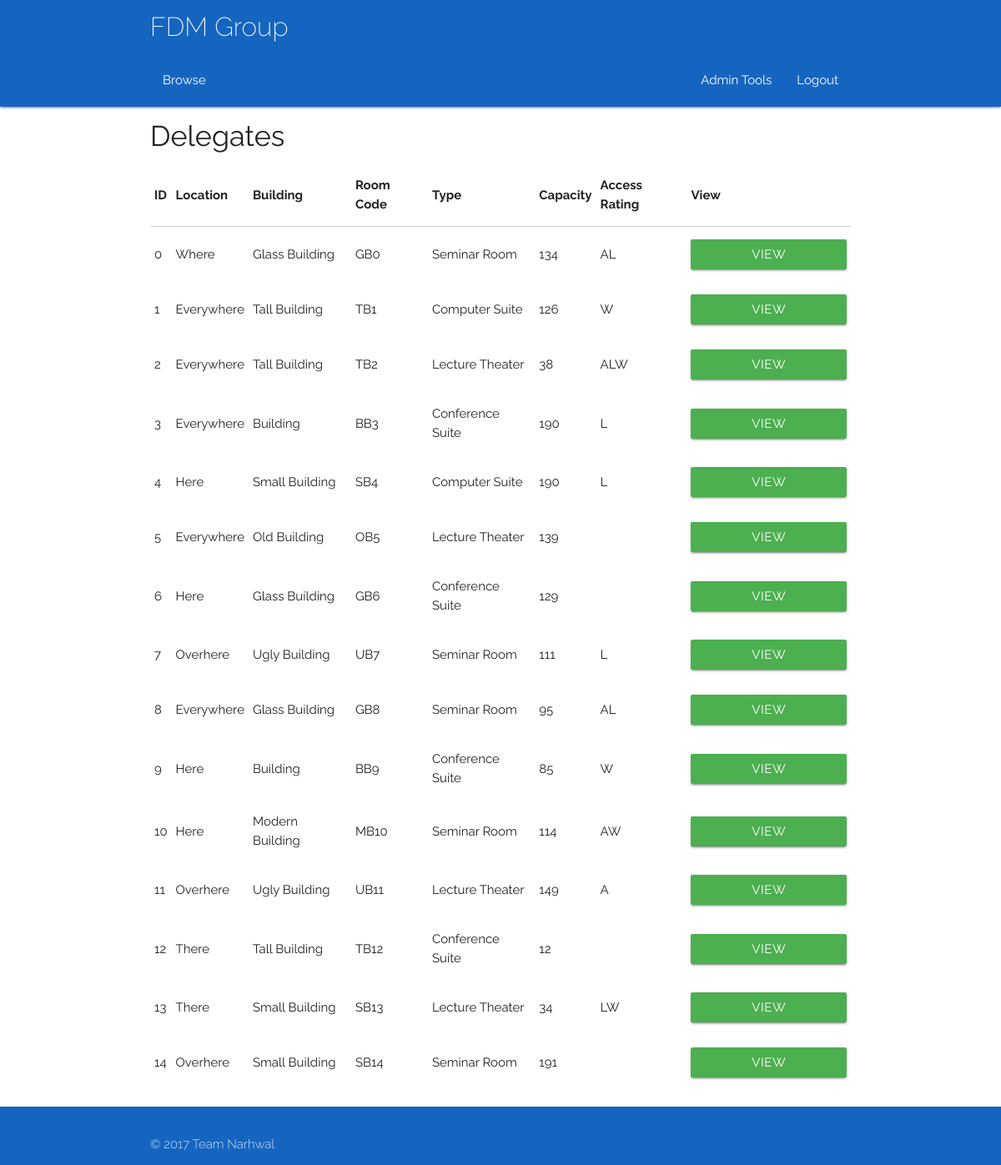
The page /rooms (signed in) on the database its author committed.
### app/models.py (models this page shows)
class Room(db.Model):
	__tablename__ = 'Room'
	roomID = db.Column(db.Integer, primary_key = True)
	capacity = db.Column(db.Integer)
	roomType = db.Column(db.String(100))
	roomCode = db.Column(db.String(100))
	building = db.Column(db.String(100))
	location = db.Column(db.String(100))
	facilities = db.Column(db.String(100))
	picURL = db.Column(db.String(100))
	accessRating = db.Column(db.String(100))

### app/views.py (the view)
@app.route('/rooms')
@login_required
def roomList():
    if current_user.type != 'Admin':
        abort(403)
    roomList = rooms()
    return render_template('rooms.html', title='Room List', roomList=roomList)

### app/views.py (called while the page is built)
@login_manager.user_loader
def load_user(id):
    return models.User.query.get(id)

### queries.py (called while the page is built)
def listConvert(x):
    if(x.count() == 1):
        x = x[0]
        return x
    else:
        y = []
    for i in x:
        y.append(i)
    return y

def rooms(**kwargs):
    q = models.Room.query.filter_by(**kwargs)
    q = listConvert(q)
    return q

### app/templates/rooms.html
{% extends "base.html" %} {% block content %}
<div class="container">
    <h4>Delegates</h4>
    <div class="row">
        <div class="col s12">
            <table id="todo-table" class="responsive-table">
                <thead>
                    <tr>
                        <th>ID</th>
                        <th>Location</th>
                        <th>Building</th>
                        <th>Room Code</th>
                        <th>Type</th>
                        <th>Capacity</th>
                        <th>Access Rating</th>
                        <th>View</th>
                    </tr>
                </thead>
                <tbody>
                    {% for item in roomList %}
                    <tr>
                        <td>{{ item.roomID }} </td>
                        <td>{{ item.location }}</td>
                        <td>{{ item.building }}</td>
                        <td>{{item.roomCode}}</td>
                        <td>{{ item.roomType }}</td>
                        <td>{{item.capacity}}</td>
                        <td>{{item.accessRating}}</td>
                        <td>
                            <a href="/rooms/{{item.roomID}}">
                                <button type="submit" href="/rooms/{{item.roomID}}" class="waves-effect waves-light btn green">View Schedule</button></a>
                        </td>
                    </tr>
                    {%- endfor %}
                </tbody>
            </table>
        </div>
    </div>
</div>
{% endblock %}

### app/static/css/style.css (style rules this page uses)
html { font-family: 'Raleway', sans-serif; }
.Site { display: flex; min-height: 100vh; flex-direction: column; }

### rows shown on the page
Room: roomID "0", location "Where", building "Glass Building", roomCode "GB0", roomType "Seminar Room", capacity "134", accessRating "AL"
Room: roomID "1", location "Everywhere", building "Tall Building", roomCode "TB1", roomType "Computer Suite", capacity "126", accessRating "W"
Room: roomID "2", location "Everywhere", building "Tall Building", roomCode "TB2", roomType "Lecture Theater", capacity "38", accessRating "ALW"
Room: roomID "3", location "Everywhere", building "Building", roomCode "BB3", roomType "Conference Suite", capacity "190", accessRating "L"
Room: roomID "4", location "Here", building "Small Building", roomCode "SB4", roomType "Computer Suite", capacity "190", accessRating "L"
Room: roomID "5", location "Everywhere", building "Old Building", roomCode "OB5", roomType "Lecture Theater", capacity "139"
Room: roomID "6", location "Here", building "Glass Building", roomCode "GB6", roomType "Conference Suite", capacity "129"
Room: roomID "7", location "Overhere", building "Ugly Building", roomCode "UB7", roomType "Seminar Room", capacity "111", accessRating "L"
Room: roomID "8", location "Everywhere", building "Glass Building", roomCode "GB8", roomType "Seminar Room", capacity "95", accessRating "AL"
Room: roomID "9", location "Here", building "Building", roomCode "BB9", roomType "Conference Suite", capacity "85", accessRating "W"
Room: roomID "10", location "Here", building "Modern Building", roomCode "MB10", roomType "Seminar Room", capacity "114", accessRating "AW"
Room: roomID "11", location "Overhere", building "Ugly Building", roomCode "UB11", roomType "Lecture Theater", capacity "149", accessRating "A"
Room: roomID "12", location "There", building "Tall Building", roomCode "TB12", roomType "Conference Suite", capacity "12"
Room: roomID "13", location "There", building "Small Building", roomCode "SB13", roomType "Lecture Theater", capacity "34", accessRating "LW"
Room: roomID "14", location "Overhere", building "Small Building", roomCode "SB14", roomType "Seminar Room", capacity "191"
